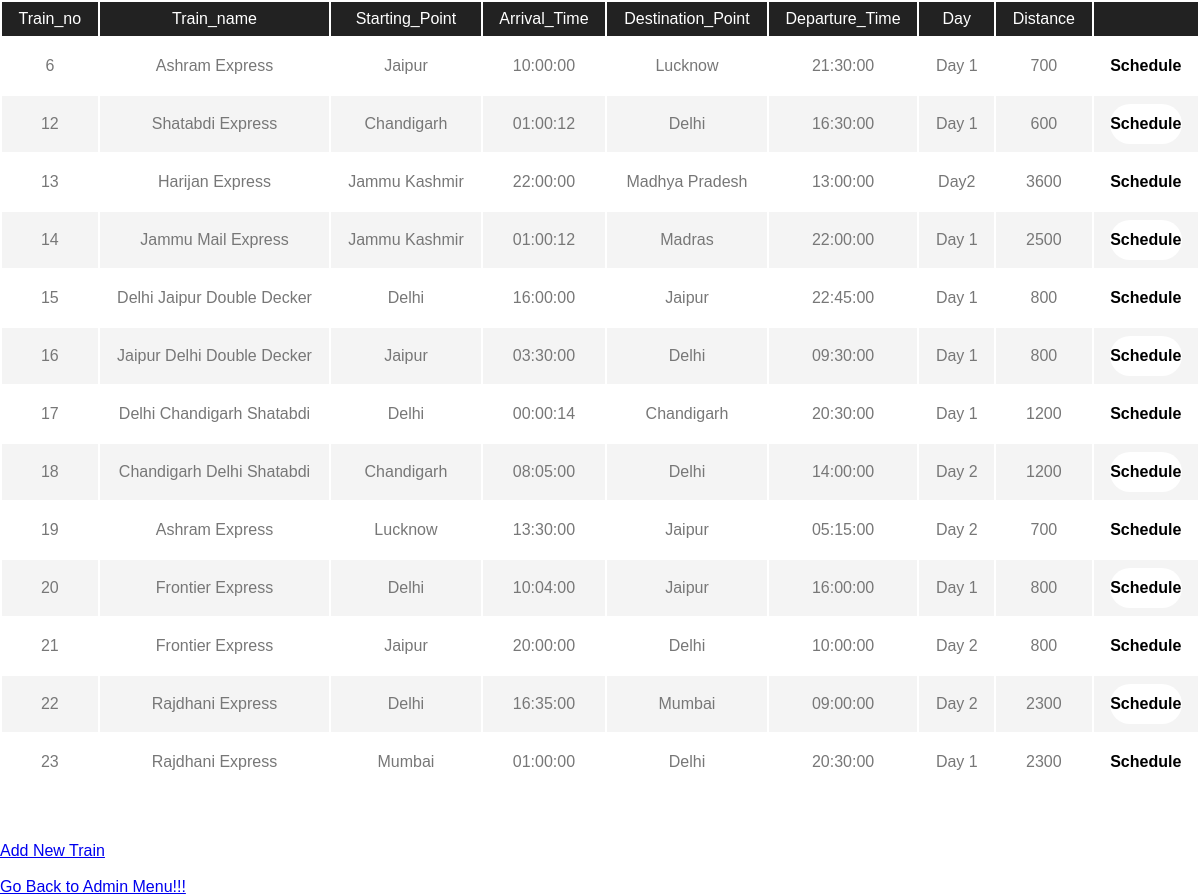
Screenshot of /railway/show_trains.php with the database file from the repository.
### tables this page shows
CREATE TABLE IF NOT EXISTS `train` (
  `trainno` int(11) NOT NULL AUTO_INCREMENT COMMENT 'Train_no',
  `tname` varchar(50) NOT NULL COMMENT 'Train_name',
  `sp` varchar(50) NOT NULL COMMENT 'Starting_Point',
  `st` time NOT NULL COMMENT 'Arrival_Time',
  `dp` varchar(50) NOT NULL COMMENT 'Destination_Point',
  `dt` time NOT NULL,
  `dd` varchar(10) DEFAULT NULL COMMENT 'Day',
  `distance` int(11) NOT NULL COMMENT 'Distance',
  PRIMARY KEY (`trainno`),
  KEY `sp` (`sp`),
  KEY `dp` (`dp`)
);

### railway/show_trains.php (the view)
<html>
<body style=" background-image: url(adminlogin.jpeg);
    height: 100%;
    background-position: center;
    background-repeat: no-repeat;
    background-size: cover;">
<?php
require "db.php";
$cdquery="SELECT * FROM train";
$cdresult=mysqli_query($conn,$cdquery);
echo "
<table>
<thead><td>Train_no</td><td>Train_name</td><td>Starting_Point</td><td>Arrival_Time</td><td>Destination_Point</td><td>Departure_Time</td><td>Day</td><td>Distance</td><td></td></thead>
";
while ($cdrow=mysqli_fetch_array($cdresult))
{
	echo "
<tr><td>".$cdrow['trainno']."</td><td>".$cdrow['tname']."</td><td>".$cdrow['sp']."</td><td>".$cdrow['st']."</td><td>".$cdrow['dp']."</td><td>".$cdrow['dt']."</td><td>".$cdrow['dd']."</td><td>".$cdrow['distance']."</td><td><a href=\"http://localhost/railway/schedule.php?trainno=".$cdrow['trainno']."\"><button>Schedule</button></a></td></tr>
";
}
echo "</table>";
echo " <br><a href=\"http://localhost/railway/insert_into_train_3.php\"> Add New Train </a><br> ";
echo " <br><a href=\"http://localhost/railway/admin_login.php\">Go Back to Admin Menu!!!</a> ";
?>
</body>
</html>

### railway/style.css (style rules this page uses)
* { margin: 0; padding: 0; font-family: 'poppins',sans-serif; }
button { width: 100%; height: 40px; border-radius: 40px; background: #fff; border: none; outline: none; cursor: pointer; font-size: 1em; font-weight: 600; }
body, input, textarea { font-family: 'Source Sans Pro', sans-serif; font-weight: 300; color: #777; }
table { width: 100%; }
table tbody tr:nth-child(2n+2) { background: #f4f4f4; }
table td { padding: 0.5em 1em 0.5em 1em; text-align: center; }
table thead { background: #222222; color: #fff; }
p, ul, ol, dl, table, blockquote, form { margin-bottom: 2em; }

### rows the page displays
train: trainno "6", tname "Ashram Express", sp "Jaipur", st "10:00:00", dp "Lucknow", dt "21:30:00", dd "Day 1", distance "700"
train: trainno "12", tname "Shatabdi Express", sp "Chandigarh", st "01:00:12", dp "Delhi", dt "16:30:00", dd "Day 1", distance "600"
train: trainno "13", tname "Harijan Express", sp "Jammu Kashmir", st "22:00:00", dp "Madhya Pradesh", dt "13:00:00", dd "Day2", distance "3600"
train: trainno "14", tname "Jammu Mail Express", sp "Jammu Kashmir", st "01:00:12", dp "Madras", dt "22:00:00", dd "Day 1", distance "2500"
train: trainno "15", tname "Delhi Jaipur Double Decker", sp "Delhi", st "16:00:00", dp "Jaipur", dt "22:45:00", dd "Day 1", distance "800"
train: trainno "16", tname "Jaipur Delhi Double Decker", sp "Jaipur", st "03:30:00", dp "Delhi", dt "09:30:00", dd "Day 1", distance "800"
train: trainno "17", tname "Delhi Chandigarh Shatabdi", sp "Delhi", st "00:00:14", dp "Chandigarh", dt "20:30:00", dd "Day 1", distance "1200"
train: trainno "18", tname "Chandigarh Delhi Shatabdi", sp "Chandigarh", st "08:05:00", dp "Delhi", dt "14:00:00", dd "Day 2", distance "1200"
train: trainno "19", tname "Ashram Express", sp "Lucknow", st "13:30:00", dp "Jaipur", dt "05:15:00", dd "Day 2", distance "700"
train: trainno "20", tname "Frontier Express", sp "Delhi", st "10:04:00", dp "Jaipur", dt "16:00:00", dd "Day 1", distance "800"
train: trainno "21", tname "Frontier Express", sp "Jaipur", st "20:00:00", dp "Delhi", dt "10:00:00", dd "Day 2", distance "800"
train: trainno "22", tname "Rajdhani Express", sp "Delhi", st "16:35:00", dp "Mumbai", dt "09:00:00", dd "Day 2", distance "2300"
train: trainno "23", tname "Rajdhani Express", sp "Mumbai", st "01:00:00", dp "Delhi", dt "20:30:00", dd "Day 1", distance "2300"
